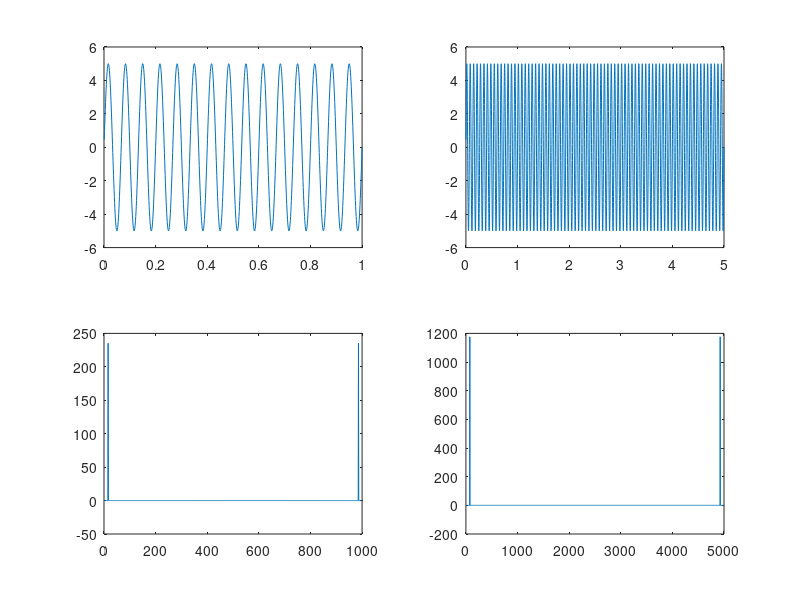
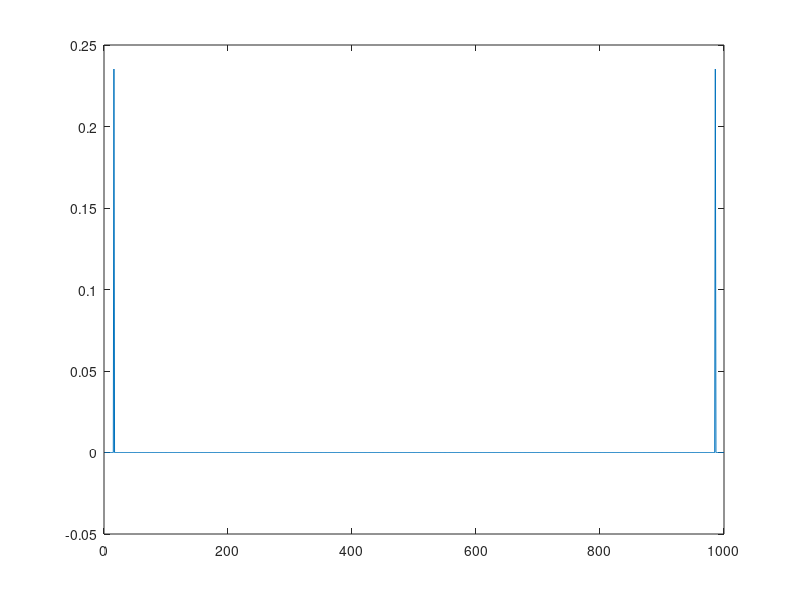
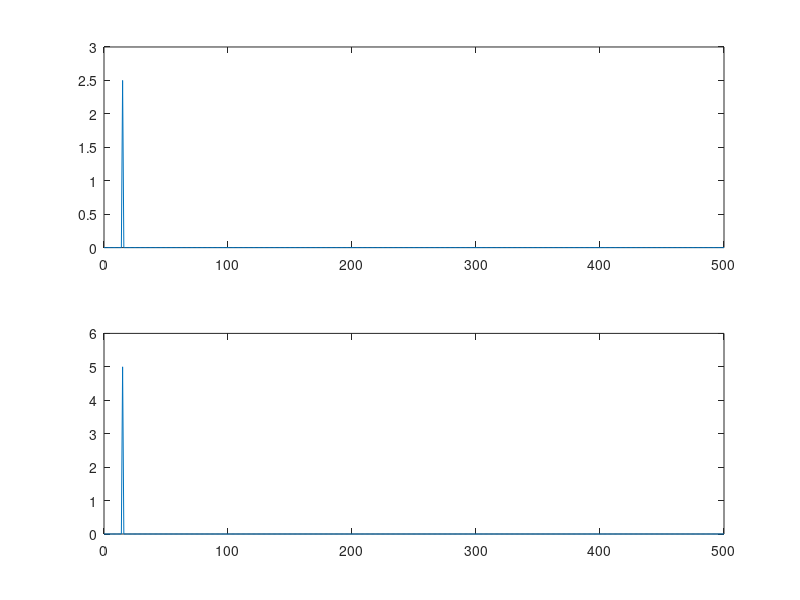

MATLAB code to generate these figures, in order: (Note: this script raises an error after producing the figures.)
clear all;
close all;
clc;

% a demo by Olav Krigolson to help explain the output of the FFT transform
% in MATLAB

% big respect to Michael X Cohen who taught me all of this

% fourier transform outputs N frequencies where N is the length of the data
% that is put into the FFT
% why N? the Fourier transform reflects the dot product between the data and
% a series of complex sine waves (cos + isin)(although in practice the
% complex sine waves are expressed using Eulers number (exp(-1i2*pi*ft)). N
% comes from a loop when you use a number of sine waves equivalent to the
% number of points in the data (thats how its done)
% in terms of represented frequenies, you get N/2 + 1 because the lowest frequency is 0 Hz whcih represents the DC offset for EEG signals for example.
% The represented fourier coefficents include both positive and negative
% frequencies so only the first half of the output makes sense for real signals and the negative aspect will just be a mirror image if the first.
% The other reason it is n/2 is because you need two points to represent a
% sine wave thus the fastest frequency is N/2

% we will define our sine wave in terms of a sampling rate
samplingRate = 1000;

% time step, or period of the signal
timeInterval = 1/samplingRate;

% the length of our sine wave
timeLength = 1;

% create a time vector to make the sine wave
time = (timeInterval:timeInterval:timeLength);

% compute the number of data points, we will use this later
N = length(time);

% give an amplitude to the sine wave
amplitude = 5;

% give the  sine wave a frequency
sineWaveFrequency = 15;

% create a sine wave
sineWave = amplitude.*sin(2*pi*sineWaveFrequency.*time);

% plot the sine wave
figure;
subplot(2,2,1);
plot(time,sineWave);

% run the fourier transform and get the fourier coefficients
fourierCoefficients = fft(sineWave);

% plot the output of the fft
subplot(2,2,3);
plot([1:1:length(fourierCoefficients)],fourierCoefficients);

% the length of the output of an fft is equivalent to the number of data
% points, to prove this, lets look at a second waveform

timeLength2 = 5;
time2 = (timeInterval:timeInterval:timeLength2);
sineWave2 = amplitude.*sin(2*pi*sineWaveFrequency.*time2);

fourierCoefficients2 = fft(sineWave2);

% lets plot and compare the difference

subplot(2,2,2);
plot(time2, sineWave2);

subplot(2,2,4);
plot([1:1:length(fourierCoefficients2)],fourierCoefficients2);

% we need to scale the output by the number of data points because of the
% way the fourier transform is done. The dot product between complex sine
% waves and the data is summed and gets bigger the more data you put in

fourierCoefficientsScaled = fourierCoefficients/length(fourierCoefficients);

% plot scaled coefficients

figure;
plot([1:1:length(fourierCoefficients)],fourierCoefficientsScaled);

% take the magnitude of the output as this is all we need, we do not care
% about the imaginary aspect just the magnitude

fourierCoefficientsScaled = abs(fourierCoefficientsScaled);

% remove the negative frequencies

positiveFourierCoefficients = fourierCoefficientsScaled(1:(length(fourierCoefficientsScaled)/2)+1);

% determine the frequency resolution - remember, this is related to the
% amount of data you put in

frequencyResolution = samplingRate/N;
frequencies = [0:frequencyResolution:N/2];

% lets plot what we have

figure;
subplot(2,1,1);
plot(frequencies,positiveFourierCoefficients);

% double the amplitude to correct for the amplitude that was shared with
% the negative frequencies

correctFourierCoefficients = 2*positiveFourierCoefficients;

subplot(2,1,2);
plot(frequencies,correctFourierCoefficients);

% to compute power square the amplitude

power = correctFourierCoefficients^2;

% now, if you are interested in phase, that is simply the angle between the
% real and imaginary components of the fourier coefficients

phase = angle(fourierCoefficientsScaled);

% the other logic we used is true for phase so you want to only keep the
% positive frequencies

phase = phase(1:length(phase)/2+1);

% and you will want to double this as you have lost something with the
% negative frequencies

phase = 2*phase;